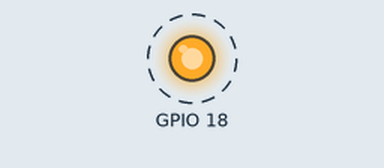
This program was run on a simulated Raspberry Pi (BCM pin numbers). On the bench: output pins drawn as LEDs (lit = HIGH). Dashed ring = blinking. What the program prints to the terminal is not drawn.

Above: at 0.5 s.
Timing chart, 0 to 4.6 s (numbered marks = the images above):
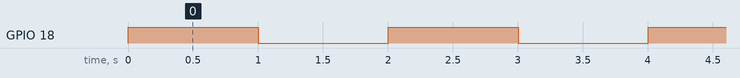

The program:

led-gpio-loop-print.py
```python
# -*- coding: utf-8 -*-
import RPi.GPIO as GPIO
from time import sleep

GPIO.setmode(GPIO.BCM)
GPIO.setwarnings(False)
GPIO.setup(18, GPIO.OUT, initial=GPIO.LOW)

while True:
 print "Led on"
 GPIO.output(18, GPIO.HIGH)
 sleep(1)
 print "Led off"
 GPIO.output(18, GPIO.LOW)
 sleep(1)
```

Measured:
- by itself, GPIO 18: alternates HIGH for 1.0 s and LOW for 1.0 s
